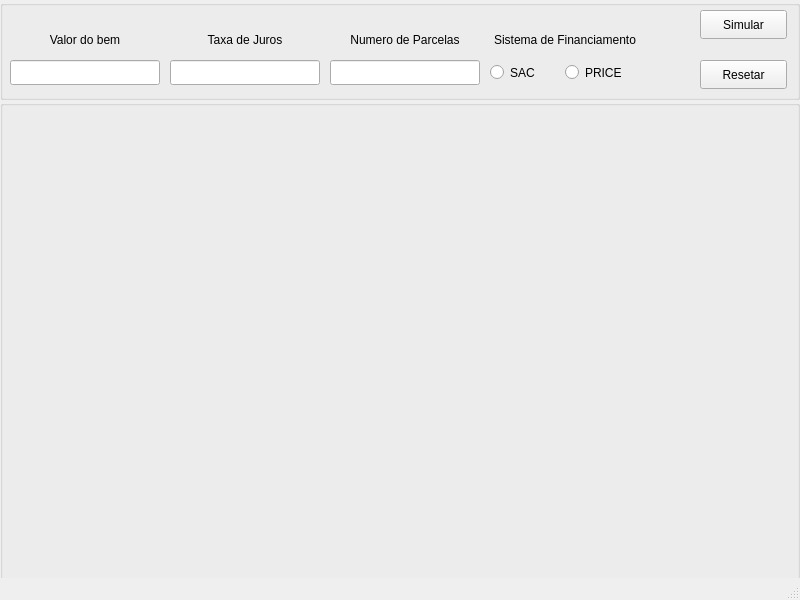
<?xml version="1.0" encoding="UTF-8"?>
<ui version="4.0">
 <class>MainWindow</class>
 <widget class="QMainWindow" name="MainWindow">
  <property name="geometry">
   <rect>
    <x>0</x>
    <y>0</y>
    <width>800</width>
    <height>600</height>
   </rect>
  </property>
  <property name="windowTitle">
   <string>MainWindow</string>
  </property>
  <widget class="QWidget" name="centralwidget">
   <widget class="QGroupBox" name="groupBoxInput">
    <property name="geometry">
     <rect>
      <x>0</x>
      <y>0</y>
      <width>800</width>
      <height>100</height>
     </rect>
    </property>
    <property name="title">
     <string/>
    </property>
    <widget class="QPushButton" name="pushButtonSimular">
     <property name="geometry">
      <rect>
       <x>700</x>
       <y>10</y>
       <width>87</width>
       <height>29</height>
      </rect>
     </property>
     <property name="text">
      <string>Simular</string>
     </property>
    </widget>
    <widget class="QPushButton" name="pushButtonResetar">
     <property name="geometry">
      <rect>
       <x>700</x>
       <y>60</y>
       <width>87</width>
       <height>29</height>
      </rect>
     </property>
     <property name="text">
      <string>Resetar</string>
     </property>
    </widget>
    <widget class="QLabel" name="labelValorDoBem">
     <property name="geometry">
      <rect>
       <x>10</x>
       <y>30</y>
       <width>150</width>
       <height>20</height>
      </rect>
     </property>
     <property name="text">
      <string>Valor do bem</string>
     </property>
     <property name="alignment">
      <set>Qt::AlignCenter</set>
     </property>
    </widget>
    <widget class="QLineEdit" name="lineEditValorDoBem">
     <property name="geometry">
      <rect>
       <x>10</x>
       <y>60</y>
       <width>150</width>
       <height>25</height>
      </rect>
     </property>
    </widget>
    <widget class="QLabel" name="labelTaxaDeJuros">
     <property name="geometry">
      <rect>
       <x>170</x>
       <y>30</y>
       <width>150</width>
       <height>20</height>
      </rect>
     </property>
     <property name="text">
      <string>Taxa de Juros</string>
     </property>
     <property name="alignment">
      <set>Qt::AlignCenter</set>
     </property>
    </widget>
    <widget class="QLabel" name="labelNumeroDeParcelas">
     <property name="geometry">
      <rect>
       <x>330</x>
       <y>30</y>
       <width>150</width>
       <height>20</height>
      </rect>
     </property>
     <property name="text">
      <string>Numero de Parcelas</string>
     </property>
     <property name="alignment">
      <set>Qt::AlignCenter</set>
     </property>
    </widget>
    <widget class="QLabel" name="labelSistemaDeFinanciamento">
     <property name="geometry">
      <rect>
       <x>490</x>
       <y>30</y>
       <width>150</width>
       <height>20</height>
      </rect>
     </property>
     <property name="text">
      <string>Sistema de Financiamento</string>
     </property>
     <property name="alignment">
      <set>Qt::AlignCenter</set>
     </property>
    </widget>
    <widget class="QLineEdit" name="lineEditTaxaDeJuros">
     <property name="geometry">
      <rect>
       <x>170</x>
       <y>60</y>
       <width>150</width>
       <height>25</height>
      </rect>
     </property>
    </widget>
    <widget class="QLineEdit" name="lineEditNumeroDeParcelas">
     <property name="geometry">
      <rect>
       <x>330</x>
       <y>60</y>
       <width>150</width>
       <height>25</height>
      </rect>
     </property>
    </widget>
    <widget class="QRadioButton" name="radioButtonSac">
     <property name="geometry">
      <rect>
       <x>490</x>
       <y>60</y>
       <width>75</width>
       <height>25</height>
      </rect>
     </property>
     <property name="text">
      <string>SAC</string>
     </property>
    </widget>
    <widget class="QRadioButton" name="radioButtonPrice">
     <property name="geometry">
      <rect>
       <x>565</x>
       <y>60</y>
       <width>75</width>
       <height>25</height>
      </rect>
     </property>
     <property name="text">
      <string>PRICE</string>
     </property>
    </widget>
   </widget>
   <widget class="QGroupBox" name="groupBoxResultado">
    <property name="geometry">
     <rect>
      <x>0</x>
      <y>100</y>
      <width>800</width>
      <height>500</height>
     </rect>
    </property>
    <property name="title">
     <string/>
    </property>
   </widget>
  </widget>
  <widget class="QMenuBar" name="menubar">
   <property name="geometry">
    <rect>
     <x>0</x>
     <y>0</y>
     <width>800</width>
     <height>23</height>
    </rect>
   </property>
  </widget>
  <widget class="QStatusBar" name="statusbar"/>
 </widget>
 <resources/>
 <connections/>
</ui>
